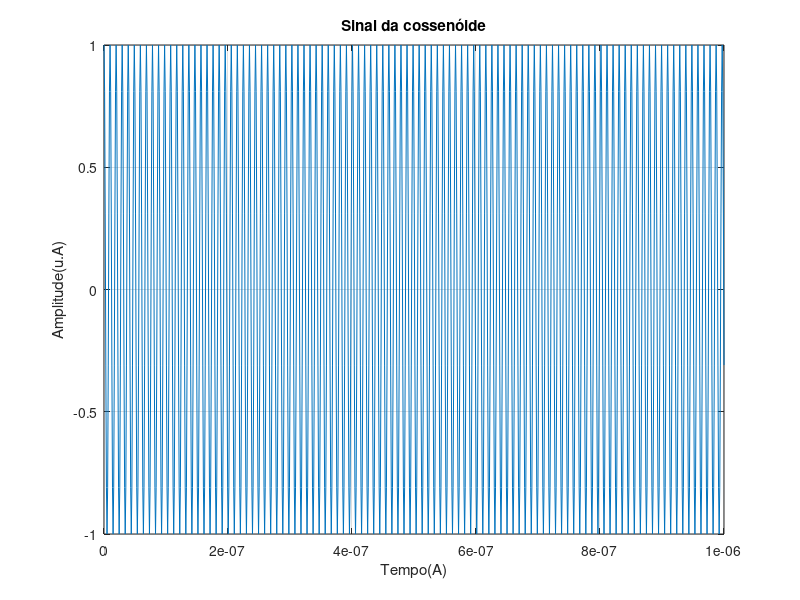
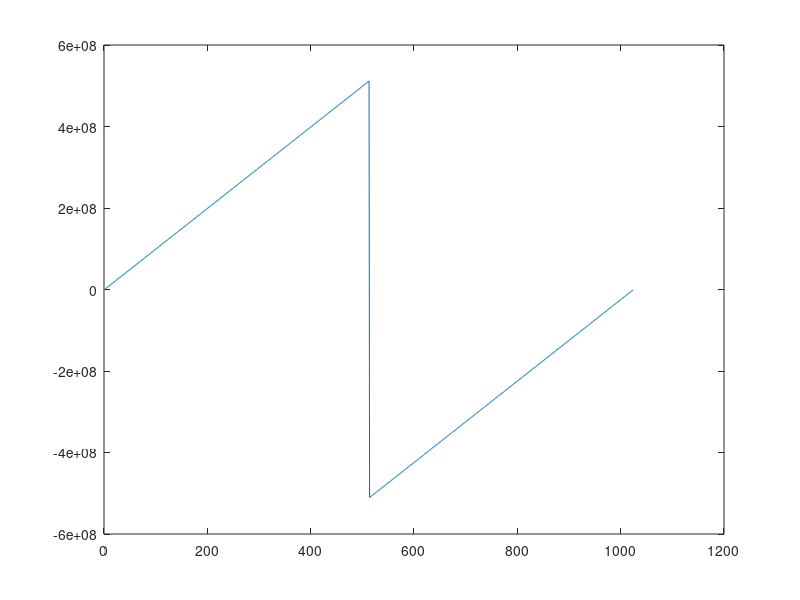

Recreate these plots in MATLAB, in order. (Note: this script raises an error after producing the figures.)
%LABORATÓRIO 1
%atualizado dia 13/09/2018
%Análise espectral

%% Inicialização do script
clear all;
clc;
close all;
format short;

%% parametrização
ti=0; %tempo inicial
tf=1e-6; %tempo final
tam=1024; %tamanho do vetor
A=1;%amplitude da onda
k = 10; %fator de amostragem

%% Processamento
t=linspace(ti,tf,tam); %geração do vetor tempo
%taxa de amostragem e período de amostragem
ta=t(2)-t(1); %determinação do período de amostragem
fa=1/ta;%Cálculo da taxa de amostragem

%frequência da senóide
fc=fa/k; %fc, fa >= k*fmax
x=A*cos(2*pi*fc*t); % criação da função cossenóide desejada
figure, plot(t,x);%plotagem da função senóide

xlabel('Tempo(A)');
ylabel('Amplitude(u.A)');
grid on;
title('Sinal da cossenóide');

%% geração do vetor frequência
df=1/(tam*ta);
freqpositiva= 0:df:(tam/2)*df; %freqüências positivas
freqnegativa=-((tam/2)-1)*df:df:-df; %freqüências negativas
freq=[freqpositiva freqnegativa]; %
figure, plot(freq);

[Sinal_ff,sinal_tf,f,df]= FFT_pot2(x,ta);
figure, plot(f,fftshift(db(abs(Sinal_ff))));
%[Sinal_ff,sinal_tf,f,df] = FFT_pot2(sinal,ts)

%% SINC DO PULSO RETANGULAR 
xquadrada = zeros(size(t));
xquadrada((end/2)-(end/8):(end/2)+(end/8))=ones(size(xquadrada((end/2)- (end/8):(end/2)+(end/8))));
X=fft(xquadrada); %geracao do fft de X onda quadrada 
figure, plot(freq,abs(X));
xlabel('Freqência(Hz)');
ylabel('Amplitude(Hz)');
grid on;
title('Sinc do pulso retangular');
figure, plot(freq,db(abs(X)));
xlabel('Freqência(Hz)');
ylabel('psd(dB/Hz)');
grid on;
title('Sinc do pulso retangular em escala logarítimica');

X2=fftshift(xquadrada); %geracao do fftshift de X onda quadrada
figure, plot(freq, abs(X2));
xlabel('Tempo(A)');
ylabel('Amplitude(u.A)');
grid on;
title('Pulso retangular');

%%Filtragem do espectro Sinc
wn=2e7/(fa/2);
[b,a]=butter(2,wn,'low');
Y=filtfilt(b,a,xquadrada);
figure, plot(Y);
xlabel('Tempo(A)');
ylabel('Amplitude(u.A)');
grid on;
title('Pulso retangular filtrado');


%% Cálculo da potência da cossenóide
Pmn= sum(abs(x).^2)/1024;
Pdbm= 30+10*log10(Pmn);

%% Cálculo da potência da onda quadrada
Pmn2= sum(abs(xquadrada).^2)/1024;
Pdbm2= 10*log10(Pmn2/1e-3);